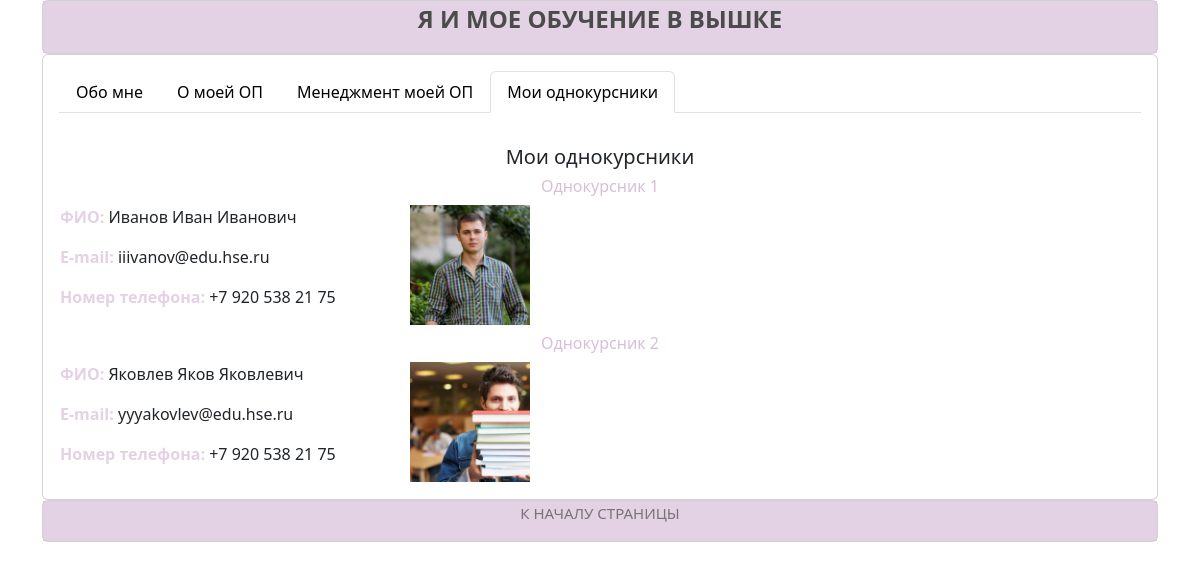
Page /page/12 on the committed database.
### site_app/models.py (models this page shows, shortened)
class Item(models.Model):
    item_title = models.CharField(verbose_name = 'Заголовок (title)', max_length=255, default="Заголовок" )
    item_nav = models.CharField(verbose_name = 'Название ссылки', max_length=255, default="Название ссылки")
    item_nav_position = models.IntegerField(verbose_name = 'Приоритет ссылки в навигации (0 - исключить)', default=1, help_text="большее - число правее, 0 - исключить из навигации")
    item_content = models.TextField(verbose_name = 'Основное содержание страницы',
    default = '<a id="top_of _page" href="#h1" class="card-link">На раздел 1</a>   <h6 class="card-subtitle mb-2 text-body-secondary ">   <a id="h1">Раздел 1</a></h6>   <p class="card-text">Содержание раздела 1</p>   <img src="/static/images/settings_django.png"  height="30px">    <a href="#top_of _page" class="card-link">к началу страницы</a>')
    item_current_date = models.DateTimeField(verbose_name = "Дата Записи", auto_now=True)
    class Meta:
        verbose_name = 'Содержание текущей страницы'
        verbose_name_plural = 'Содержание всех страниц'
        ordering = ('-item_nav_position',)

### site_app/views.py (the view)
# urls.py: path('page/<int:pk>', views.page, name='page'),
def page(request, pk):
    nav_objects = Item.objects.values('id','item_nav', 'item_nav_position').filter(item_nav_position__gt=0).order_by('-item_nav_position')
    print("nav_objects: ", nav_objects)
    content_object = Item.objects.values().get(id=pk)
    print("content_object:\n", content_object)
    context = {'pk': pk, 'nav_objects': nav_objects, 'content_object': content_object}
    return render(request, 'page.html', context)

### site_app/templates/page.html (shortened to what this page needs)
{% extends 'layout.html' %}
{% block content %}
    <div class="card">
        <div class="card-body">
            <ul class="nav nav-tabs">
                {% for object in nav_objects %}
                    <li class="nav-item">
                        <a style="color:black; text-decoration:none" class="{% if pk == object.id %}nav-link active{% else %}nav-link{% endif %}"
                           href="{% url 'site_app:page' pk=object.id %}">{{ object.item_nav }}</a>
                    </li>
                {% endfor %}
            </ul>
        </div>
        <div class="card-body">
            <h5 class='card-title text-center'> {% autoescape off %}{{ content_object.item_title }}{% endautoescape %}</h5>
            {% autoescape off %}{{ content_object.item_content }}{% endautoescape %}
        </div>
    </div>
{% endblock %}

### rows in the picture
Item: item_nav "Обо мне"
Item: item_nav "О моей ОП"
Item: item_nav "Менеджмент моей ОП"
Item: item_nav "Мои однокурсники", item_title "Мои однокурсники", item_content "Однокурсник 1 ФИО: Иванов Иван Иванович E-mail: iiivanov@edu.hse.ru Номер телефона: +7 920 538 21 75 Однокурсник 2 ФИО: Яковлев Яков Яковлевич E-mail: yyyakovlev@edu.hse.ru Номер телефона: +7 920 538 21 75", item_content (picture)
